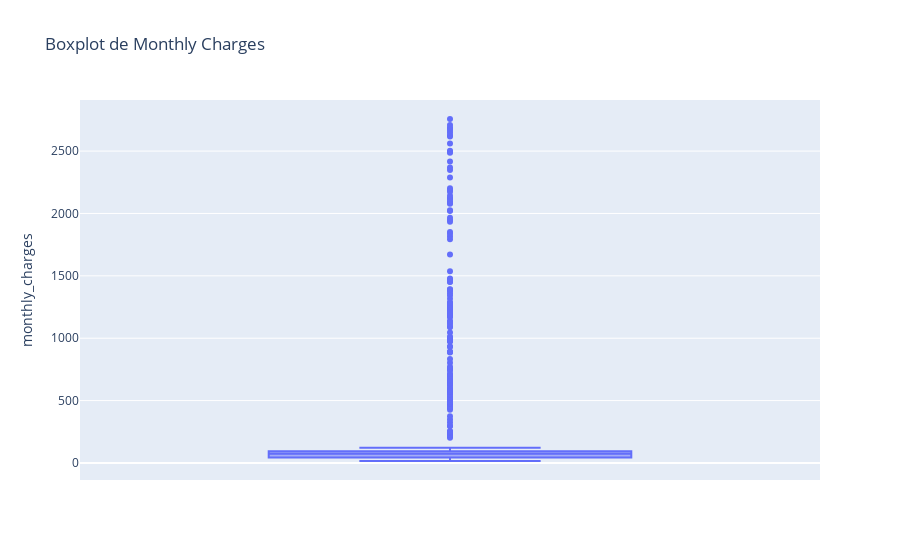

This figure's notebook cell:
### Markdown cell above
##### Podemos ver que tanto a coluna de pagamento mensal quanto a coluna de total pagos tem outlier principalmente

### Code cell
fig1 = px.box(df, y='monthly_charges', title='Boxplot de Monthly Charges')
fig1.show()

# podemos ver nesse grafico mais claramente que existem outliers na coluna de pagamento mensal

### Figure 1 — Plotly figure (JSON) as saved in the notebook; plotly's stock layout.template omitted (floating-point values rounded to 4 significant figures; data arrays with more than 128 entries replaced by an {"elided": "..."} marker saying what was removed)
{"data": [{"alignmentgroup": "True", "hovertemplate": "monthly_charges=%{y}<extra></extra>", "legendgroup": "", "marker": {"color": "#636efa"}, "name": "", "notched": false, "offsetgroup": "", "orientation": "v", "showlegend": false, "type": "box", "x0": " ", "xaxis": "x", "y": {"elided": "2488 float values"}, "y0": " ", "yaxis": "y"}], "layout": {"boxmode": "group", "legend": {"tracegroupgap": 0}, "title": {"text": "Boxplot de Monthly Charges"}, "xaxis": {"anchor": "y", "domain": [0, 1]}, "yaxis": {"anchor": "x", "domain": [0, 1], "title": {"text": "monthly_charges"}}}}
